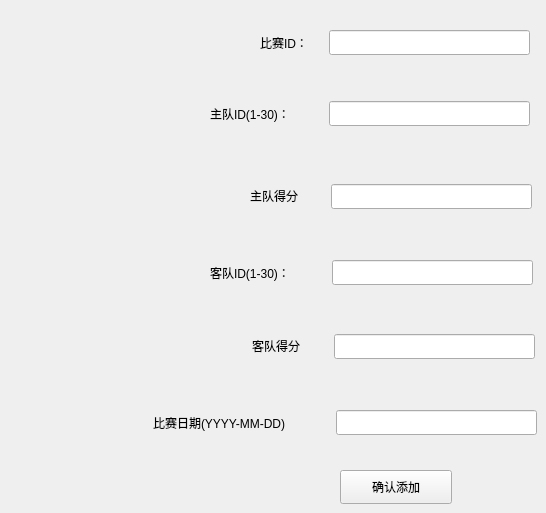
     <widget class="QWidget" name="games_alter_tab">
      <attribute name="title">
       <string>增加比赛数据</string>
      </attribute>
      <widget class="QLineEdit" name="games_add_home_id_input">
       <property name="geometry">
        <rect>
         <x>329</x>
         <y>101</y>
         <width>201</width>
         <height>25</height>
        </rect>
       </property>
      </widget>
      <widget class="QLabel" name="games_add_home_id_label">
       <property name="geometry">
        <rect>
         <x>210</x>
         <y>104</y>
         <width>121</width>
         <height>20</height>
        </rect>
       </property>
       <property name="text">
        <string>主队ID(1-30)：</string>
       </property>
      </widget>
      <widget class="QLineEdit" name="games_add_away_id_input">
       <property name="geometry">
        <rect>
         <x>332</x>
         <y>260</y>
         <width>201</width>
         <height>25</height>
        </rect>
       </property>
      </widget>
      <widget class="QLabel" name="games_add_away_id_label">
       <property name="geometry">
        <rect>
         <x>210</x>
         <y>263</y>
         <width>121</width>
         <height>20</height>
        </rect>
       </property>
       <property name="text">
        <string>客队ID(1-30)：</string>
       </property>
      </widget>
      <widget class="QLineEdit" name="games_add_home_pts_input">
       <property name="geometry">
        <rect>
         <x>331</x>
         <y>184</y>
         <width>201</width>
         <height>25</height>
        </rect>
       </property>
      </widget>
      <widget class="QLabel" name="games_add_home_pts__label">
       <property name="geometry">
        <rect>
         <x>250</x>
         <y>187</y>
         <width>81</width>
         <height>18</height>
        </rect>
       </property>
       <property name="text">
        <string>主队得分</string>
       </property>
      </widget>
      <widget class="QLineEdit" name="games_add_away_pts_input">
       <property name="geometry">
        <rect>
         <x>334</x>
         <y>334</y>
         <width>201</width>
         <height>25</height>
        </rect>
       </property>
      </widget>
      <widget class="QLabel" name="games_add_away_pts__label">
       <property name="geometry">
        <rect>
         <x>252</x>
         <y>337</y>
         <width>81</width>
         <height>18</height>
        </rect>
       </property>
       <property name="text">
        <string>客队得分</string>
       </property>
      </widget>
      <widget class="QPushButton" name="games_add_confirm_button">
       <property name="geometry">
        <rect>
         <x>340</x>
         <y>470</y>
         <width>112</width>
         <height>34</height>
        </rect>
       </property>
       <property name="text">
        <string>确认添加</string>
       </property>
      </widget>
      <widget class="QLabel" name="games_add_home_pts__label_2">
       <property name="geometry">
        <rect>
         <x>153</x>
         <y>413</y>
         <width>181</width>
         <height>20</height>
        </rect>
       </property>
       <property name="text">
        <string>比赛日期(YYYY-MM-DD)</string>
       </property>
      </widget>
      <widget class="QLineEdit" name="games_add_home_date_input">
       <property name="geometry">
        <rect>
         <x>336</x>
         <y>410</y>
         <width>201</width>
         <height>25</height>
        </rect>
       </property>
      </widget>
      <widget class="QLineEdit" name="games_add_game_id_input">
       <property name="geometry">
        <rect>
         <x>329</x>
         <y>30</y>
         <width>201</width>
         <height>25</height>
        </rect>
       </property>
      </widget>
      <widget class="QLabel" name="games_add_home_id_label_2">
       <property name="geometry">
        <rect>
         <x>260</x>
         <y>33</y>
         <width>61</width>
         <height>20</height>
        </rect>
       </property>
       <property name="text">
        <string>比赛ID：</string>
       </property>
      </widget>
     </widget>
